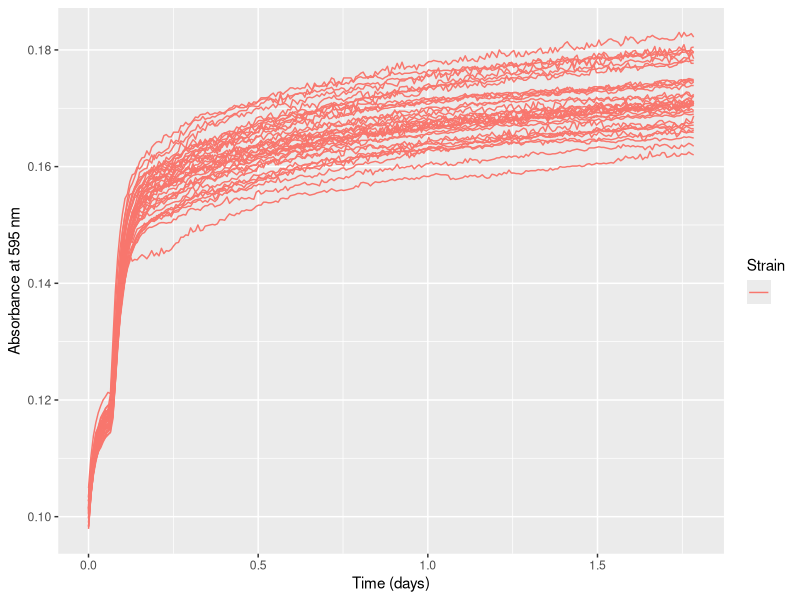
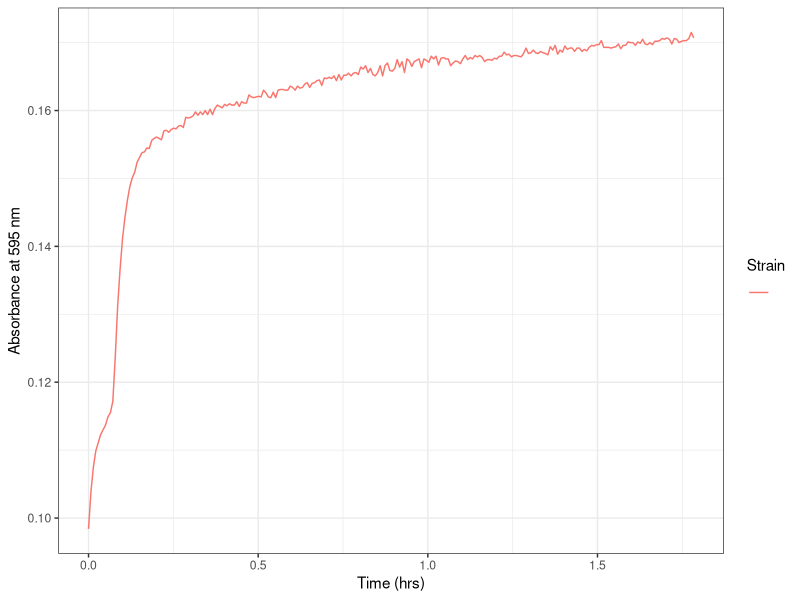
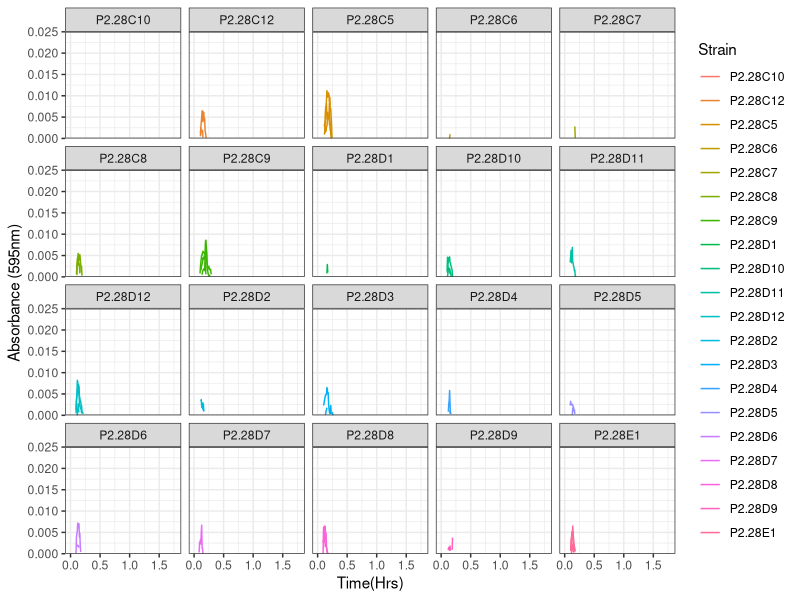
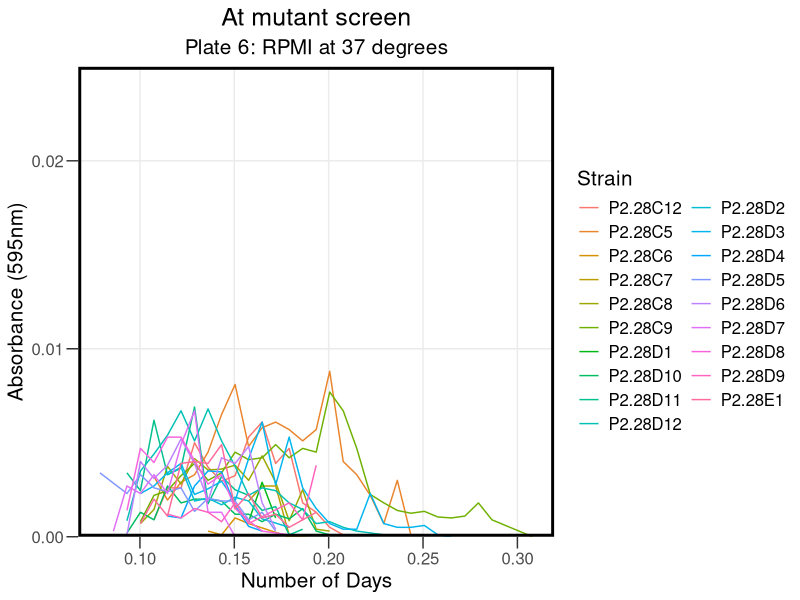
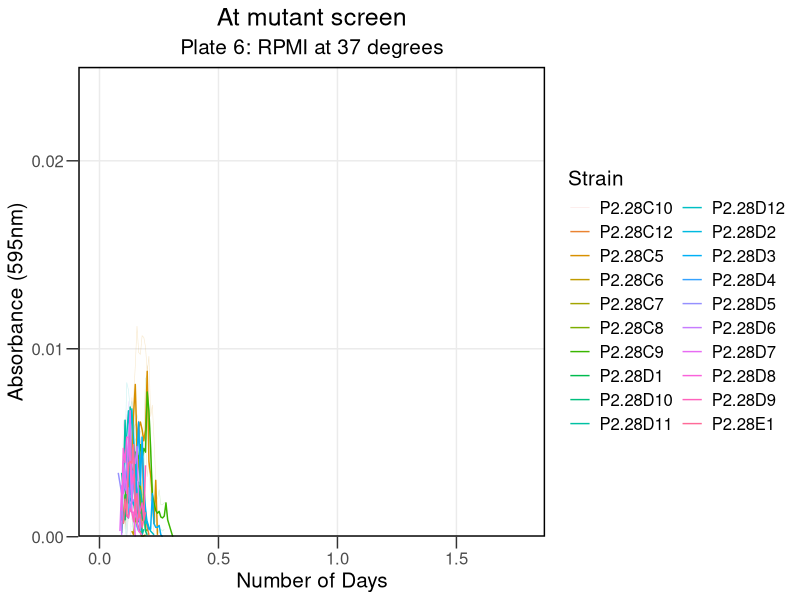
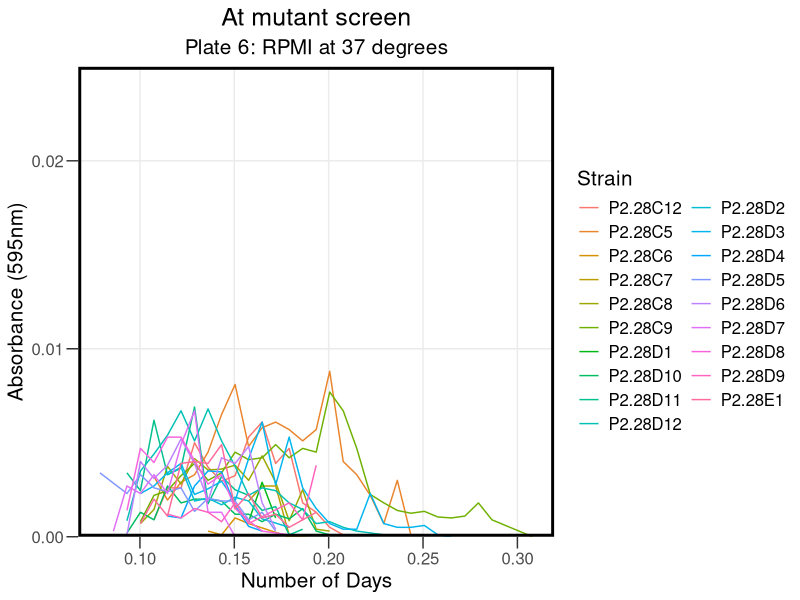
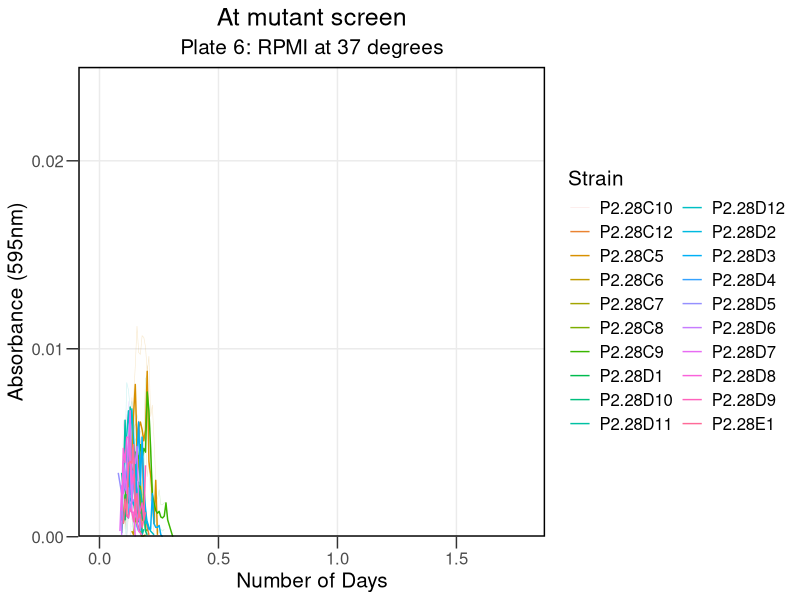

These charts were generated, in order, by the following R code:
## ---- chunk 1
knitr::opts_chunk$set(echo = TRUE)
## ---- chunk 2

library("reshape2")
library(dplyr)
library(ggplot2)
library(tidyverse)
library(rmarkdown)
library(cowplot)
library(yaml)
library(knitr)
## ---- chunk 3

rawdata <- read.csv("../Input/20230428_Atmutant_Screen_plate6_csv.csv")

## ---- chunk 4

 rawdata_day<-mutate(rawdata, Time = Time/86400)

## ---- chunk 5

reshaped <- melt(rawdata_day, id=c("Time", "Temp"), 
                              variable.name="Well",
                              value.name="OD595")

summary(reshaped)
## ---- chunk 6

platemap <- read.csv("../Input/20230428_RPMI_Atmut_screen_Plate6_setup.csv")
head(platemap, n=50)


## ---- chunk 7

annotated <- inner_join(reshaped, platemap, by="Well")
 
## ---- chunk 8

ggplot(data=filter(annotated,Strain==""),
           aes(x=Time, y=OD595, color=Strain, group = Well)) + 
       geom_line() + 
       
       labs(x="Time (days)", y="Absorbance at 595 nm")
## ---- chunk 9

ggplot(data=filter(annotated,Well=="G12"), 
       aes(x=Time, y=OD595, color=Strain, group = Well)) + 
 
       geom_line() + 
     theme_bw()+
     labs(x="Time (hrs)", y="Absorbance at 595 nm")

## ---- chunk 10

blank_OD_summary <- annotated %>%
                    filter(Strain=="") %>%
                    group_by(Media) %>%
                    summarise( OD_median=median(OD595),
                                OD_mean=mean(OD595),
                                OD_max=max(OD595),
                                OD_min=min(OD595))
print(blank_OD_summary)
## ---- chunk 11

normalisedOD <- annotated %>%
  left_join(blank_OD_summary, by="Media") %>%
  mutate(OD_corrected = OD595 - OD_median)

## ---- chunk 12

ggplot(data=normalisedOD %>%
                      filter(Strain != ""), 
                      aes(x=Time, y=OD_corrected, color=Strain, group = Well)) + 
       geom_line() + 
       scale_y_continuous(limits=c(0,0.025),expand=c(0,0))+
       facet_wrap(Strain ~ .)+
  
       labs(x = "Time(Hrs)",
            y = "Absorbance (595nm)") +
       theme(text = element_text(size = 20))+
       theme_bw()
## ---- chunk 13

ggplot(data=normalisedOD  %>%
     
                     filter(Strain != ""), 
                      aes(x=Time, y=OD_corrected, color=Strain)) + 
       
       stat_summary(fun = "median", geom = "line", size = 0.5) +
       scale_y_continuous(limits=c(0,0.025),expand=c(0,0), breaks = c(0, 0.01, 0.02)) +
  
       labs(x = "Number of Days",
            y = "Absorbance (595nm)",
            title = "At mutant screen", subtitle = "Plate 6: RPMI at 37 degrees") +
           
       theme_bw() +
       theme(text = element_text(size = 15))+
       theme(axis.title = element_text(size = 15))+
       
       theme(axis.ticks.length = unit(0.3, "cm"))+
       theme(title = element_text(size = 15))+
       theme(panel.grid.minor = element_blank())+
      guides(color=guide_legend(ncol=2))+
       theme(legend.title = element_text(size = 15))+
      theme(legend.background = element_rect(fill = "transparent", color=NA))+
  theme(legend.key = element_rect(fill = "transparent", color=NA))+
       theme (plot.background =  element_rect(fill = "transparent", color=NA), 
         panel.background = element_rect(fill = "transparent", color=NA),)+
      theme(panel.border = element_rect(linetype = "solid", colour = "black", size = 2))+
  theme(plot.title = element_text(hjust = 0.5), plot.subtitle = element_text(hjust = 0.5) )
       
## ---- chunk 14

ggsave("../Results/AllSummary_At6.png",width = 8,height=5)
## ---- chunk 15

ggplot(data=normalisedOD  %>%
       
                     filter(Strain != ""), 
                      aes(x=Time, y=OD_corrected, color=Strain)) + 
       geom_line(aes(group = Well), size = 0.2, alpha = 0.2) + 
       stat_summary(fun = "median", geom = "line", size = 0.5) +
       scale_y_continuous(limits=c(0,0.025),expand=c(0,0), breaks = c(0, 0.01, 0.02)) +
  
       labs(x = "Number of Days",
            y = "Absorbance (595nm)",
            title = "At mutant screen", subtitle = "Plate 6: RPMI at 37 degrees") +
                  theme_bw() +
       theme(text = element_text(size = 15))+
       theme(axis.title = element_text(size = 15))+
             theme(axis.ticks.length = unit(0.3, "cm"))+
       theme(title = element_text(size = 15))+
       theme(panel.grid.minor = element_blank())+
            guides(color=guide_legend(ncol=2))+
       theme(legend.title = element_text(size = 15))+
      theme(legend.background = element_rect(fill = "transparent", color=NA))+
      theme(legend.key = element_rect(fill = "transparent", color=NA))+
       theme (plot.background =  element_rect(fill = "transparent", color=NA), 
            panel.background = element_rect(fill = "transparent", color=NA),)+
      theme(panel.border = element_rect(linetype = "solid", colour = "black", size = 1))+
      theme(plot.title = element_text(hjust = 0.5), plot.subtitle = element_text(hjust = 0.5))

ggplot
## ---- chunk 16

ggsave("../Results/Statsumm_At6.png",width = 8,height=5)
